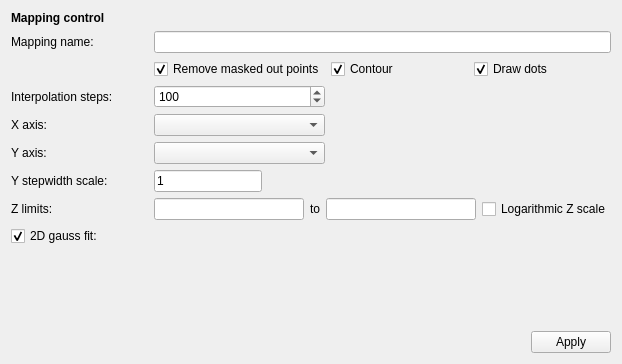
<?xml version="1.0" encoding="UTF-8"?>
<ui version="4.0">
 <class>Widget</class>
 <widget class="QWidget" name="Widget">
  <property name="geometry">
   <rect>
    <x>0</x>
    <y>0</y>
    <width>622</width>
    <height>364</height>
   </rect>
  </property>
  <property name="windowTitle">
   <string>ufit mapping</string>
  </property>
  <layout class="QVBoxLayout" name="verticalLayout">
   <item>
    <layout class="QGridLayout" name="gridLayout">
     <item row="3" column="0">
      <widget class="QLabel" name="label_4">
       <property name="text">
        <string>Interpolation steps:</string>
       </property>
      </widget>
     </item>
     <item row="1" column="0">
      <widget class="QLabel" name="label_7">
       <property name="text">
        <string>Mapping name:</string>
       </property>
      </widget>
     </item>
     <item row="8" column="0" colspan="2">
      <widget class="QCheckBox" name="fitBox">
       <property name="sizePolicy">
        <sizepolicy hsizetype="Fixed" vsizetype="Fixed">
         <horstretch>0</horstretch>
         <verstretch>0</verstretch>
        </sizepolicy>
       </property>
       <property name="text">
        <string>2D gauss fit:</string>
       </property>
       <property name="checked">
        <bool>true</bool>
       </property>
      </widget>
     </item>
     <item row="4" column="0">
      <widget class="QLabel" name="label">
       <property name="text">
        <string>X axis:</string>
       </property>
      </widget>
     </item>
     <item row="5" column="1">
      <widget class="QComboBox" name="yaxisBox"/>
     </item>
     <item row="2" column="2">
      <widget class="QCheckBox" name="contourBox">
       <property name="text">
        <string>Contour</string>
       </property>
       <property name="checked">
        <bool>true</bool>
       </property>
      </widget>
     </item>
     <item row="1" column="1" colspan="3">
      <widget class="QLineEdit" name="titleBox"/>
     </item>
     <item row="6" column="0">
      <widget class="QLabel" name="label_3">
       <property name="text">
        <string>Y stepwidth scale:</string>
       </property>
      </widget>
     </item>
     <item row="10" column="0" colspan="2">
      <spacer name="verticalSpacer">
       <property name="orientation">
        <enum>Qt::Vertical</enum>
       </property>
       <property name="sizeHint" stdset="0">
        <size>
         <width>20</width>
         <height>40</height>
        </size>
       </property>
      </spacer>
     </item>
     <item row="3" column="1">
      <widget class="QSpinBox" name="stepBox">
       <property name="minimum">
        <number>1</number>
       </property>
       <property name="maximum">
        <number>10000</number>
       </property>
       <property name="value">
        <number>100</number>
       </property>
      </widget>
     </item>
     <item row="11" column="0" colspan="4">
      <widget class="QDialogButtonBox" name="buttonBox">
       <property name="orientation">
        <enum>Qt::Horizontal</enum>
       </property>
       <property name="standardButtons">
        <set>QDialogButtonBox::Apply</set>
       </property>
      </widget>
     </item>
     <item row="9" column="0" colspan="4">
      <widget class="QLabel" name="fitParLbl">
       <property name="text">
        <string/>
       </property>
       <property name="wordWrap">
        <bool>true</bool>
       </property>
      </widget>
     </item>
     <item row="4" column="1">
      <widget class="QComboBox" name="xaxisBox"/>
     </item>
     <item row="5" column="0">
      <widget class="QLabel" name="label_2">
       <property name="text">
        <string>Y axis:</string>
       </property>
      </widget>
     </item>
     <item row="2" column="3">
      <widget class="QCheckBox" name="dotsBox">
       <property name="text">
        <string>Draw dots</string>
       </property>
       <property name="checked">
        <bool>true</bool>
       </property>
      </widget>
     </item>
     <item row="0" column="0" colspan="2">
      <widget class="QLabel" name="label_8">
       <property name="font">
        <font>
         <bold>true</bold>
        </font>
       </property>
       <property name="text">
        <string>Mapping control</string>
       </property>
      </widget>
     </item>
     <item row="7" column="1" colspan="3">
      <layout class="QHBoxLayout" name="horizontalLayout_2">
       <item>
        <widget class="QLineEdit" name="zminEdit"/>
       </item>
       <item>
        <widget class="QLabel" name="label_6">
         <property name="text">
          <string>to</string>
         </property>
        </widget>
       </item>
       <item>
        <widget class="QLineEdit" name="zmaxEdit"/>
       </item>
       <item>
        <widget class="QCheckBox" name="logBox">
         <property name="text">
          <string>Logarithmic Z scale</string>
         </property>
        </widget>
       </item>
      </layout>
     </item>
     <item row="2" column="1">
      <widget class="QCheckBox" name="usemaskBox">
       <property name="text">
        <string>Remove masked out points</string>
       </property>
       <property name="checked">
        <bool>true</bool>
       </property>
      </widget>
     </item>
     <item row="7" column="0">
      <widget class="QLabel" name="label_5">
       <property name="text">
        <string>Z limits:</string>
       </property>
      </widget>
     </item>
     <item row="6" column="1" colspan="2">
      <layout class="QHBoxLayout" name="horizontalLayout">
       <item>
        <widget class="QLineEdit" name="scaleEdit">
         <property name="sizePolicy">
          <sizepolicy hsizetype="Fixed" vsizetype="Fixed">
           <horstretch>0</horstretch>
           <verstretch>0</verstretch>
          </sizepolicy>
         </property>
         <property name="text">
          <string>1</string>
         </property>
        </widget>
       </item>
       <item>
        <spacer name="horizontalSpacer">
         <property name="orientation">
          <enum>Qt::Horizontal</enum>
         </property>
         <property name="sizeHint" stdset="0">
          <size>
           <width>40</width>
           <height>20</height>
          </size>
         </property>
        </spacer>
       </item>
      </layout>
     </item>
    </layout>
   </item>
  </layout>
 </widget>
 <tabstops>
  <tabstop>titleBox</tabstop>
  <tabstop>usemaskBox</tabstop>
  <tabstop>contourBox</tabstop>
  <tabstop>dotsBox</tabstop>
  <tabstop>stepBox</tabstop>
  <tabstop>xaxisBox</tabstop>
  <tabstop>yaxisBox</tabstop>
  <tabstop>scaleEdit</tabstop>
  <tabstop>zminEdit</tabstop>
  <tabstop>zmaxEdit</tabstop>
  <tabstop>logBox</tabstop>
  <tabstop>fitBox</tabstop>
  <tabstop>buttonBox</tabstop>
 </tabstops>
 <resources/>
 <connections/>
</ui>
